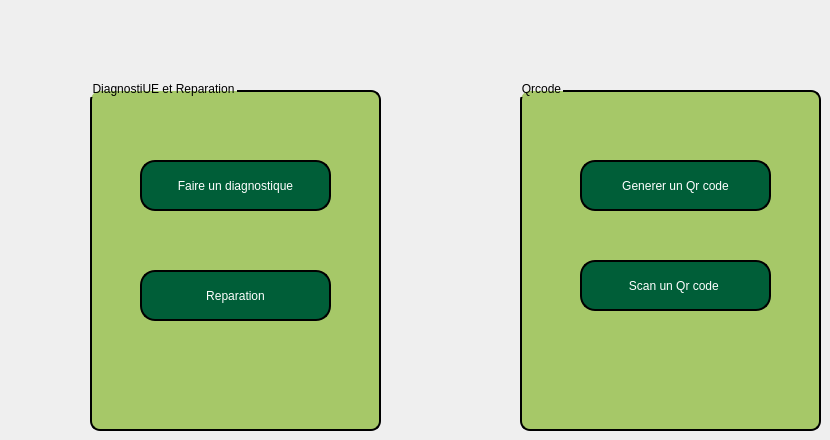
       <widget class="QWidget" name="tab_15">
        <attribute name="title">
         <string>Tab 2</string>
        </attribute>
        <widget class="QGroupBox" name="groupBox_2">
         <property name="geometry">
          <rect>
           <x>90</x>
           <y>80</y>
           <width>291</width>
           <height>351</height>
          </rect>
         </property>
         <property name="styleSheet">
          <string notr="true">QGroupBox {
    background-color: #a6c868;     /* Set background color to white */
    border: 2px solid;   /* Set border color */
    border-radius: 10px;         /* Rounded corners */
    margin-top: 10px;            /* Space for the title */
    padding: 10px;               /* Padding inside the box */
}</string>
         </property>
         <property name="title">
          <string>DiagnostiUE et Reparation</string>
         </property>
         <widget class="QPushButton" name="pushButton">
          <property name="geometry">
           <rect>
            <x>50</x>
            <y>80</y>
            <width>191</width>
            <height>51</height>
           </rect>
          </property>
          <property name="styleSheet">
           <string notr="true">QPushButton {
    color: white;                      /* Text color */
    border: 2px solid black;         /* Border width and color */
    border-radius: 15px;              /* Round the corners */
    background-color: #005e38;        /* Optional: Set a background color */
    padding: 10px 20px;               /* Add padding for better aesthetics */
}

QPushButton:hover {
    background-color: #45a049;        /* Change background color on hover */
}

QPushButton:pressed {
    background-color: #3e8e41;        /* Change background color when pressed */
}</string>
          </property>
          <property name="text">
           <string>Faire un diagnostique</string>
          </property>
         </widget>
         <widget class="QPushButton" name="pushButton_2">
          <property name="geometry">
           <rect>
            <x>50</x>
            <y>190</y>
            <width>191</width>
            <height>51</height>
           </rect>
          </property>
          <property name="styleSheet">
           <string notr="true">QPushButton {
    color: white;                      /* Text color */
    border: 2px solid black;         /* Border width and color */
    border-radius: 15px;              /* Round the corners */
    background-color: #005e38;        /* Optional: Set a background color */
    padding: 10px 20px;               /* Add padding for better aesthetics */
}

QPushButton:hover {
    background-color: #45a049;        /* Change background color on hover */
}

QPushButton:pressed {
    background-color: #3e8e41;        /* Change background color when pressed */
}</string>
          </property>
          <property name="text">
           <string>Reparation</string>
          </property>
         </widget>
        </widget>
        <widget class="QGroupBox" name="groupBox_3">
         <property name="geometry">
          <rect>
           <x>520</x>
           <y>80</y>
           <width>301</width>
           <height>351</height>
          </rect>
         </property>
         <property name="styleSheet">
          <string notr="true">QGroupBox {
    background-color: #a6c868;     /* Set background color to white */
    border: 2px solid;   /* Set border color */
    border-radius: 10px;         /* Rounded corners */
    margin-top: 10px;            /* Space for the title */
    padding: 10px;               /* Padding inside the box */
}</string>
         </property>
         <property name="title">
          <string>Qrcode</string>
         </property>
         <widget class="QPushButton" name="pushButton_3">
          <property name="geometry">
           <rect>
            <x>60</x>
            <y>80</y>
            <width>191</width>
            <height>51</height>
           </rect>
          </property>
          <property name="styleSheet">
           <string notr="true">QPushButton {
    color: white;                      /* Text color */
    border: 2px solid black;         /* Border width and color */
    border-radius: 15px;              /* Round the corners */
    background-color: #005e38;        /* Optional: Set a background color */
    padding: 10px 20px;               /* Add padding for better aesthetics */
}

QPushButton:hover {
    background-color: #45a049;        /* Change background color on hover */
}

QPushButton:pressed {
    background-color: #3e8e41;        /* Change background color when pressed */
}</string>
          </property>
          <property name="text">
           <string>Generer un Qr code</string>
          </property>
         </widget>
         <widget class="QPushButton" name="pushButton_4">
          <property name="geometry">
           <rect>
            <x>60</x>
            <y>180</y>
            <width>191</width>
            <height>51</height>
           </rect>
          </property>
          <property name="styleSheet">
           <string notr="true">QPushButton {
    color: white;                      /* Text color */
    border: 2px solid black;         /* Border width and color */
    border-radius: 15px;              /* Round the corners */
    background-color: #005e38;        /* Optional: Set a background color */
    padding: 10px 20px;               /* Add padding for better aesthetics */
}

QPushButton:hover {
    background-color: #45a049;        /* Change background color on hover */
}

QPushButton:pressed {
    background-color: #3e8e41;        /* Change background color when pressed */
}</string>
          </property>
          <property name="text">
           <string>Scan un Qr code </string>
          </property>
         </widget>
        </widget>
       </widget>
